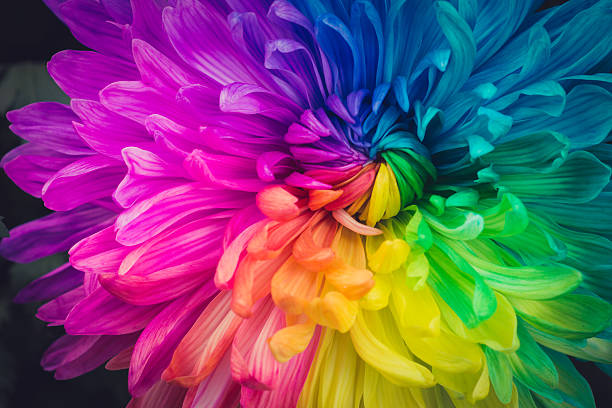
%> input picture Practical 2/image.jpg, 612 x 408 px
$ octave LogTransformation.m   (GNU Octave 9; MATLAB toolbox functions it lacks are replaced by stand-ins)
%> lines starting %> are read from the running program, lines starting %| are printed output that depends on the picture
a = imread('image.jpg'); subplot (2,2,1), imshow(a);
%> further down, a is the input picture: size 408x612x3 uint8; mean R, G, B 116, 80.3, 107.9

title('Original Image');
b = im2double(a);
s = (1*log(1+b))*256;
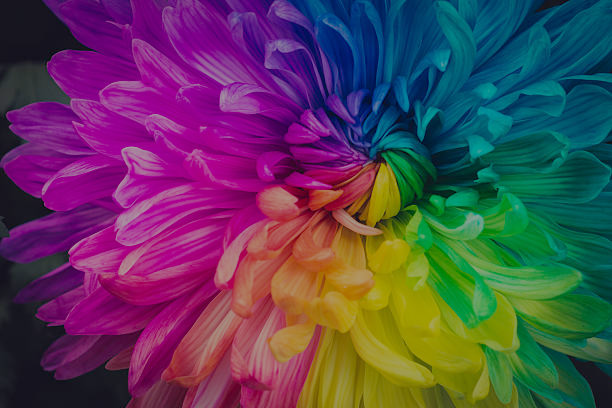
%> s: size 408x612x3 double; mean R, G, B 87.4, 65.2, 86.7
s1 = uint8(s);
subplot(2,2,2), imshow(s1), title 'c=1'

sp = (2*log(1+b))*256;
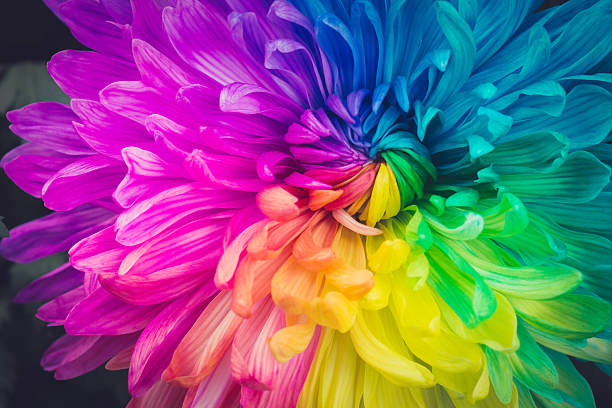
%> sp: size 408x612x3 double; mean R, G, B 174.8, 130.3, 173.3; drawn with min black and max white
s2 = uint8(sp);
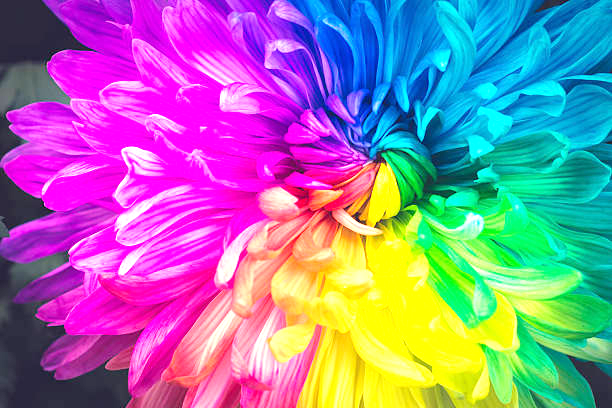
%> s2: size 408x612x3 uint8; mean R, G, B 151.4, 125.2, 167.4
subplot(2,2,3), imshow(s2), title 'c=2'

sp2=(3*log(1+b))*256;
s3=uint8(sp2);
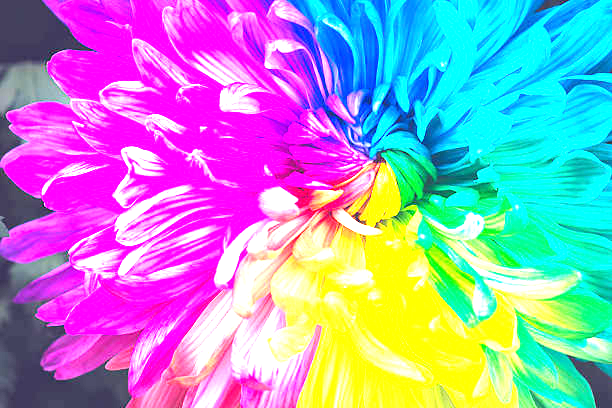
%> s3: size 408x612x3 uint8; mean R, G, B 165.6, 155.6, 200.6
subplot(2,2,4), imshow(s3), title 'c=3'
